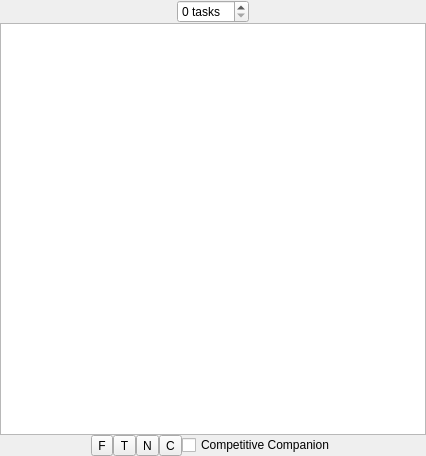
<?xml version="1.0" encoding="UTF-8"?>
<ui version="4.0">
 <class>TaskBrowser</class>
 <widget class="QWidget" name="TaskBrowser">
  <property name="geometry">
   <rect>
    <x>0</x>
    <y>0</y>
    <width>426</width>
    <height>456</height>
   </rect>
  </property>
  <property name="windowTitle">
   <string>Form</string>
  </property>
  <layout class="QVBoxLayout" name="verticalLayout">
   <property name="spacing">
    <number>0</number>
   </property>
   <property name="leftMargin">
    <number>0</number>
   </property>
   <property name="topMargin">
    <number>0</number>
   </property>
   <property name="rightMargin">
    <number>0</number>
   </property>
   <property name="bottomMargin">
    <number>0</number>
   </property>
   <item>
    <layout class="QHBoxLayout" name="horizontalLayout">
     <item>
      <spacer name="horizontalSpacer_4">
       <property name="orientation">
        <enum>Qt::Horizontal</enum>
       </property>
       <property name="sizeHint" stdset="0">
        <size>
         <width>40</width>
         <height>20</height>
        </size>
       </property>
      </spacer>
     </item>
     <item>
      <widget class="QSpinBox" name="spinBox">
       <property name="suffix">
        <string> tasks</string>
       </property>
      </widget>
     </item>
     <item>
      <spacer name="horizontalSpacer_3">
       <property name="orientation">
        <enum>Qt::Horizontal</enum>
       </property>
       <property name="sizeHint" stdset="0">
        <size>
         <width>40</width>
         <height>20</height>
        </size>
       </property>
      </spacer>
     </item>
    </layout>
   </item>
   <item>
    <widget class="QTableView" name="view"/>
   </item>
   <item>
    <layout class="QHBoxLayout" name="horizontalLayout_2">
     <property name="spacing">
      <number>0</number>
     </property>
     <item>
      <spacer name="horizontalSpacer">
       <property name="orientation">
        <enum>Qt::Horizontal</enum>
       </property>
       <property name="sizeHint" stdset="0">
        <size>
         <width>40</width>
         <height>20</height>
        </size>
       </property>
      </spacer>
     </item>
     <item>
      <widget class="QToolButton" name="findButton">
       <property name="text">
        <string>F</string>
       </property>
      </widget>
     </item>
     <item>
      <widget class="QToolButton" name="stopButton">
       <property name="text">
        <string>T</string>
       </property>
      </widget>
     </item>
     <item>
      <widget class="QToolButton" name="newButton">
       <property name="text">
        <string>N</string>
       </property>
      </widget>
     </item>
     <item>
      <widget class="QToolButton" name="crawlButton">
       <property name="text">
        <string>C</string>
       </property>
      </widget>
     </item>
     <item>
      <widget class="QCheckBox" name="checkBox">
       <property name="text">
        <string>Competitive Companion</string>
       </property>
      </widget>
     </item>
     <item>
      <spacer name="horizontalSpacer_2">
       <property name="orientation">
        <enum>Qt::Horizontal</enum>
       </property>
       <property name="sizeHint" stdset="0">
        <size>
         <width>40</width>
         <height>20</height>
        </size>
       </property>
      </spacer>
     </item>
    </layout>
   </item>
  </layout>
 </widget>
 <resources/>
 <connections/>
</ui>
